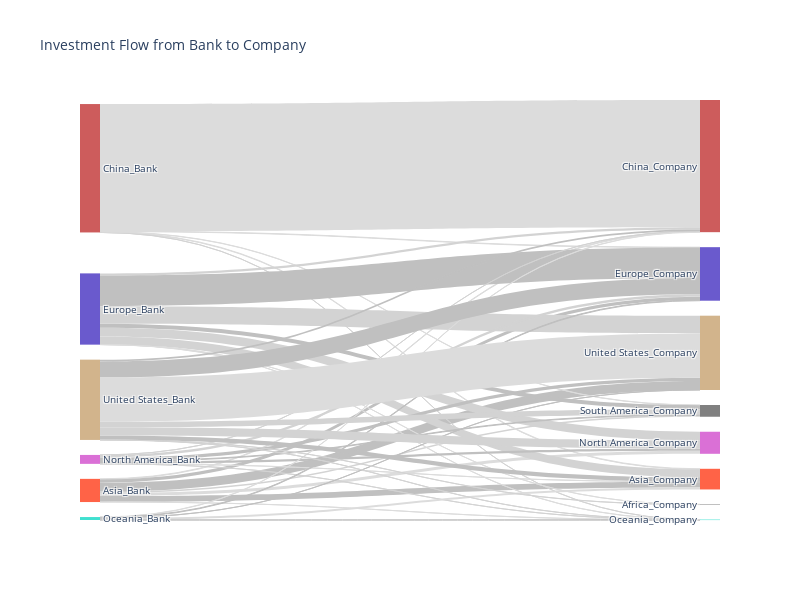

The notebook cell this image was saved under:
### Code cell
draw_sankey_dym(sankey_bank_comp_pv, 'Investment Flow from Bank to Company', 'Bank_Zone_Label', 'Company_Zone_Label', 'Amount', 800, 600)

### Figure 1 — Plotly figure (JSON) as saved in the notebook; plotly's stock layout.template omitted (floating-point values rounded to 4 significant figures)
{"data": [{"link": {"color": ["silver", "gainsboro", "silver", "gainsboro", "gainsboro", "lightgray", "silver", "gainsboro", "gainsboro", "gainsboro", "lightgray", "gainsboro", "gainsboro", "lightgray", "lightgray", "silver", "lightgray", "gainsboro", "silver", "lightgray", "gainsboro", "lightgray", "lightgray", "silver", "lightgray", "silver", "silver", "gainsboro", "gainsboro", "silver", "silver", "silver", "lightgray", "silver", "silver", "silver", "lightgray", "lightgray", "lightgray", "gainsboro"], "source": [0, 0, 0, 0, 0, 0, 0, 1, 1, 1, 1, 1, 2, 2, 2, 2, 2, 2, 2, 2, 3, 3, 3, 3, 3, 3, 3, 4, 4, 4, 4, 4, 5, 5, 5, 5, 5, 5, 5, 5], "target": [6, 7, 8, 9, 10, 11, 12, 6, 7, 8, 10, 11, 13, 6, 7, 8, 9, 10, 11, 12, 6, 7, 8, 9, 10, 11, 12, 6, 7, 8, 10, 12, 13, 6, 7, 8, 9, 10, 11, 12], "value": [20130000000.0, 2074000000.0, 11120000000.0, 10190000000.0, 181100000.0, 4937000000.0, 30090000000.0, 1709002846, 431700000000.0, 1468257375, 120700000.0, 838700000.0, 59120000.0, 27300000000.0, 7573000000.0, 103600000000.0, 29150000000.0, 479000000.0, 13560000000.0, 60210000000.0, 183700000.0, 35280000.0, 9043000000.0, 7532000000.0, 120700000.0, 2105000000.0, 11280000000.0, 6248755128, 975300000.0, 2109000000.0, 297900000.0, 400000000, 359200000.0, 14550000000.0, 6345000000.0, 54400000000.0, 27990000000.0, 241400000.0, 18430000000.0, 150300000000.0]}, "node": {"color": ["tomato", "indianred", "slateblue", "orchid", "turquoise", "tan", "tomato", "indianred", "slateblue", "orchid", "turquoise", "gray", "tan", "gray"], "label": ["Asia_Bank", "China_Bank", "Europe_Bank", "North America_Bank", "Oceania_Bank", "United States_Bank", "Asia_Company", "China_Company", "Europe_Company", "North America_Company", "Oceania_Company", "South America_Company", "United States_Company", "Africa_Company"], "line": {"color": "black", "width": 0}, "pad": 15, "thickness": 20}, "type": "sankey"}], "layout": {"font": {"size": 10}, "height": 600, "title": {"text": "Investment Flow from Bank to Company"}, "width": 800}}
